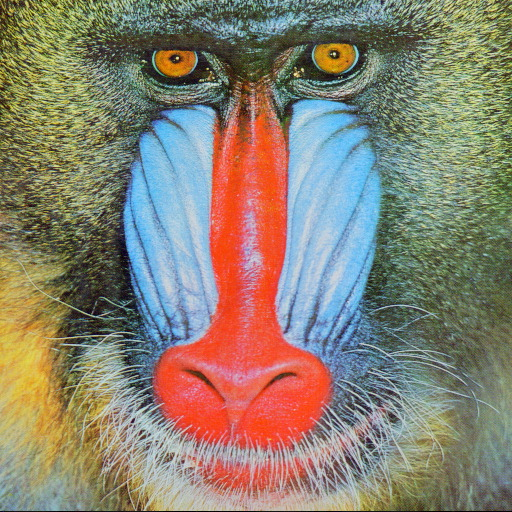
#> input picture week5/baboon.jpg, 512 x 512 px
$ python Order_statistic_Nonlinear_Filter.py
#> lines starting #> are read from the running program, lines starting #| are printed output that depends on the picture
import cv2
import numpy as np

img = cv2.imread('baboon.jpg')
#> img is the input picture: shape (512, 512, 3); mean B, G, R 112.9, 129.1, 137.1
median = cv2.medianBlur(img, 5)
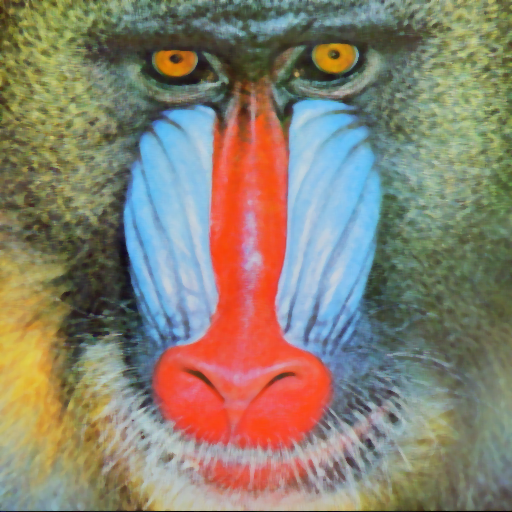
#> median: shape (512, 512, 3); mean B, G, R 112, 128.7, 136.6
compare = np.concatenate((img, median), axis=1)  # side by side comparison
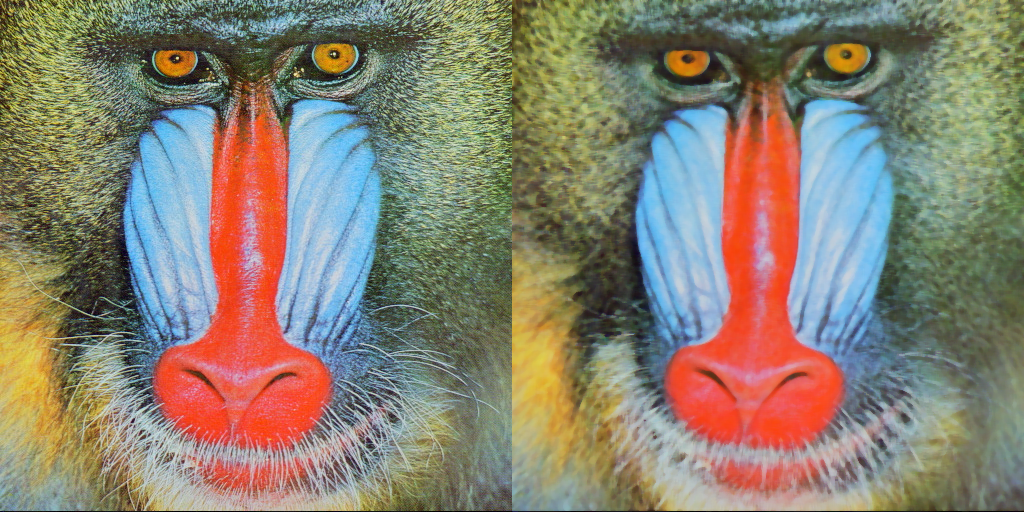
#> compare: shape (512, 1024, 3); mean B, G, R 112.4, 128.9, 136.8
cv2.imshow('img', compare)
cv2.waitKey(0)
cv2.destroyAllWindows

$ run again, with week5/fruits.jpg copied over week5/baboon.jpg
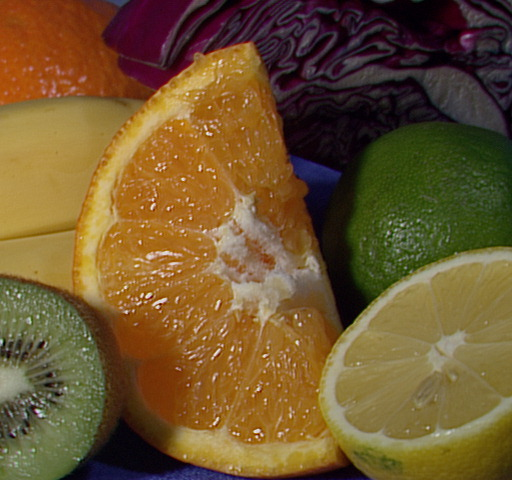
#> input picture week5/fruits.jpg, 512 x 480 px
#> img is the input picture: shape (480, 512, 3); mean B, G, R 46.2, 85.6, 110.8
#> `median = cv2.medianBlur(img, 5)`:
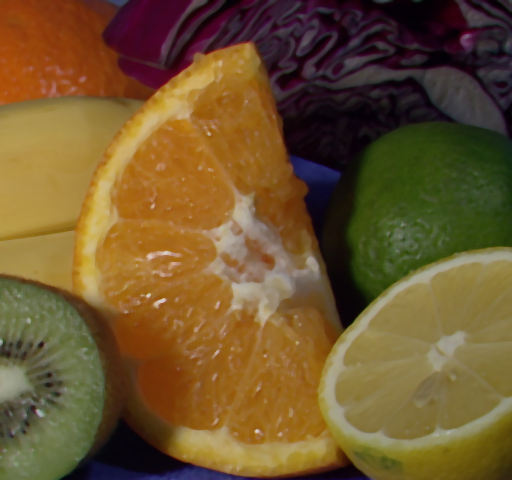
#> median: shape (480, 512, 3); mean B, G, R 45.2, 85, 110.4
#> `compare = np.concatenate((img, median), axis=1)`:
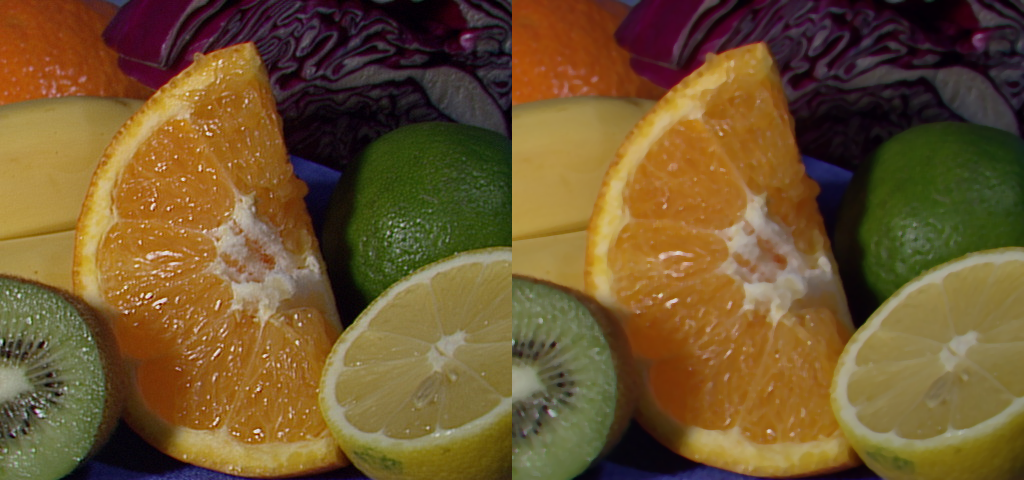
#> compare: shape (480, 1024, 3); mean B, G, R 45.7, 85.3, 110.6
